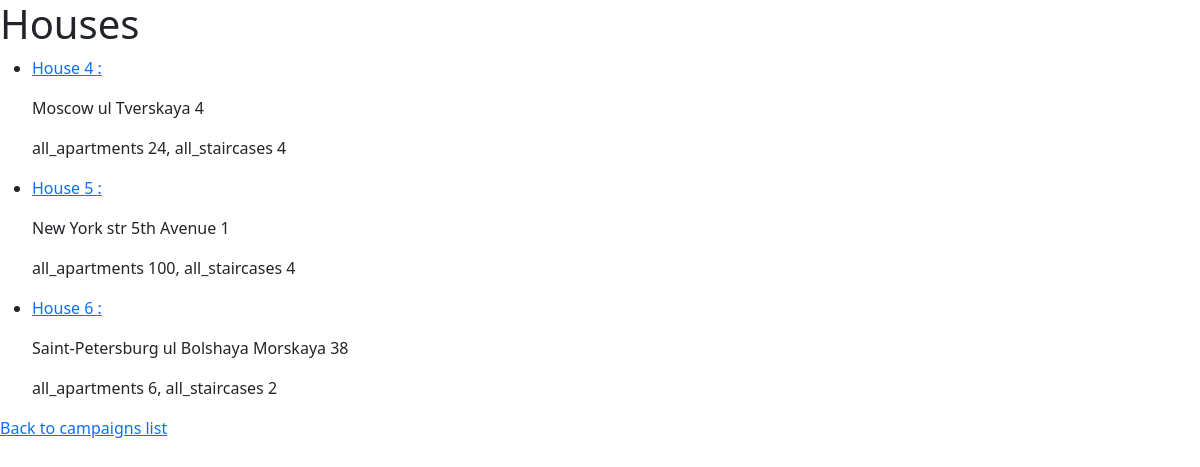
The page /campaigns/houses2/1 on the database its author committed.
### campaigns/models.py (models this page shows, shortened)
class House(models.Model):
	city = models.CharField(max_length = 64)
	street_type = models.CharField(max_length = 5)
	street_name = models.CharField(max_length = 64)
	house_number = models.IntegerField()
	qnt_apts = models.IntegerField()
	qnt_strs = models.IntegerField()
	campaigns = models.ManyToManyField(Campaign, blank=True, related_name = 'c_objects')

### campaigns/views.py (the view)
# urls.py: path('houses2/<int:user2_id>', views.h2_index, name = 'h2_index'),
def h2_index(request, user2_id):
	user2 = User.objects.get(pk = user2_id)
	return render(request, 'campaigns/h2_index.html', {
		'houses' : House.objects.all(),
		'user2' : user2,
		})

### campaigns/templates/campaigns/h2_index.html
{% extends 'campaigns/layout.html' %}
{% block body %}
	<h1>Houses</h1>
	<ul>
		{% for house in houses %}
		<li>
			<a href="{% url 'campaigns:house' house.id %}">
				<p> House {{house.id}} : </p>
			</a>
				<p> {{house.city}} {{house.street_type}} {{house.street_name}} {{house.house_number}}</p>
				<p> all_apartments {{house.qnt_apts}}, all_staircases {{house.qnt_strs}}</p>
		</li>
		{% endfor %}
	</ul>
	<a href = "{% url 'campaigns:indexplususer2' user2.id %}"> Back to campaigns list </a>
{% endblock %}

### rows shown on the page
House: id "4", city "Moscow", street_type "ul", street_name "Tverskaya", house_number "4", qnt_apts "24", qnt_strs "4"
House: id "5", city "New York", street_type "str", street_name "5th Avenue", house_number "1", qnt_apts "100", qnt_strs "4"
House: id "6", city "Saint-Petersburg", street_type "ul", street_name "Bolshaya Morskaya", house_number "38", qnt_apts "6", qnt_strs "2"
